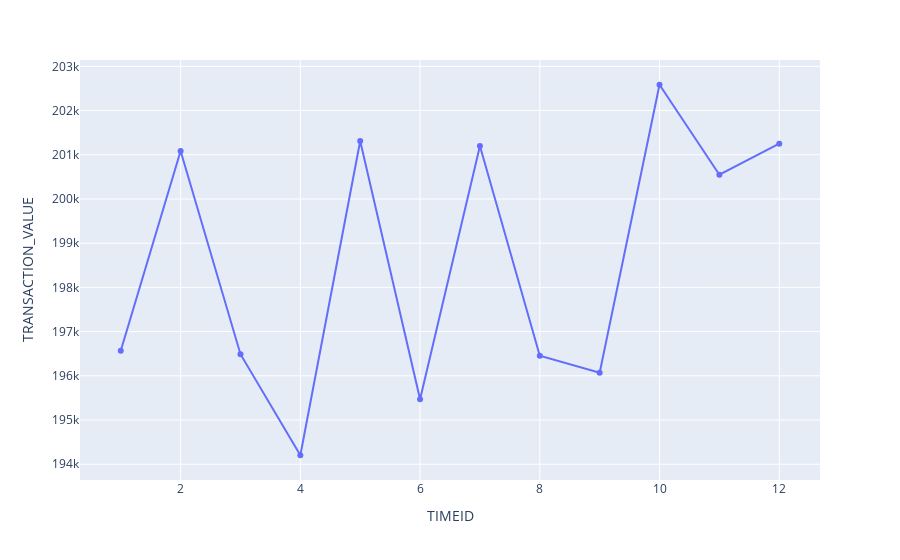

Notebook code for this chart:
### Code cell
#Find and plot the top three months with the largest transaction data.
dates = credit_df[['TIMEID', 'TRANSACTION_VALUE']]
dates['TIMEID'] = pd.to_datetime(dates['TIMEID'], format='%Y%m%d').dt.month
dates


tgroup = dates.groupby('TIMEID')['TRANSACTION_VALUE'].sum().reset_index()
tgroup

fig = px.line(tgroup, x='TIMEID', y='TRANSACTION_VALUE', markers=True)
fig.show()

### Figure 1 — Plotly figure (JSON) as saved in the notebook; plotly's stock layout.template omitted (floating-point values rounded to 4 significant figures)
{"data": [{"hovertemplate": "TIMEID=%{x}<br>TRANSACTION_VALUE=%{y}<extra></extra>", "legendgroup": "", "line": {"color": "#636efa", "dash": "solid"}, "marker": {"symbol": "circle"}, "mode": "markers+lines", "name": "", "orientation": "v", "showlegend": false, "type": "scatter", "x": [1, 2, 3, 4, 5, 6, 7, 8, 9, 10, 11, 12], "xaxis": "x", "y": [196600.0, 201100.0, 196500.0, 194200.0, 201300.0, 195500.0, 201200.0, 196500.0, 196100.0, 202600.0, 200500.0, 201300.0], "yaxis": "y"}], "layout": {"legend": {"tracegroupgap": 0}, "margin": {"t": 60}, "xaxis": {"anchor": "y", "domain": [0, 1], "title": {"text": "TIMEID"}}, "yaxis": {"anchor": "x", "domain": [0, 1], "title": {"text": "TRANSACTION_VALUE"}}}}
